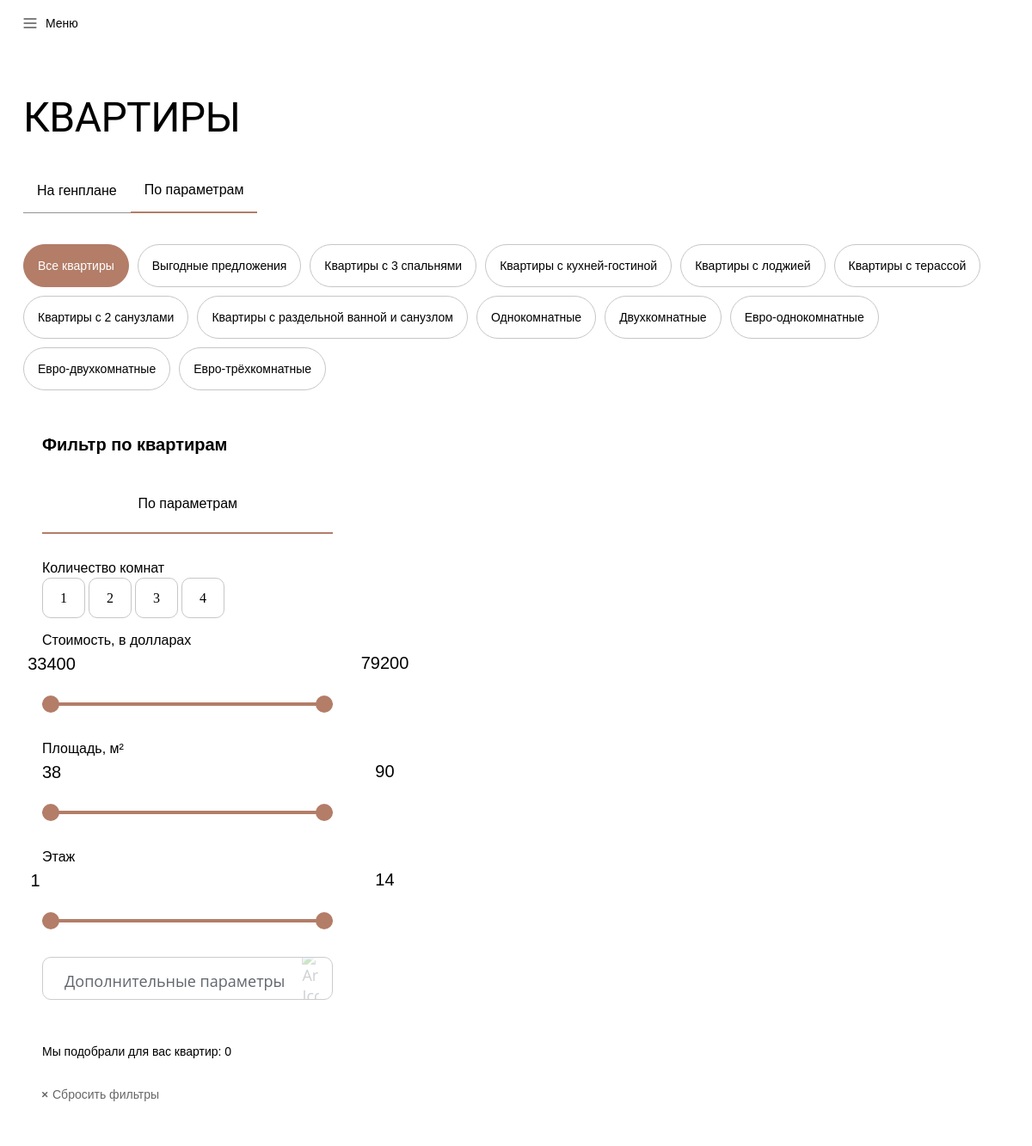
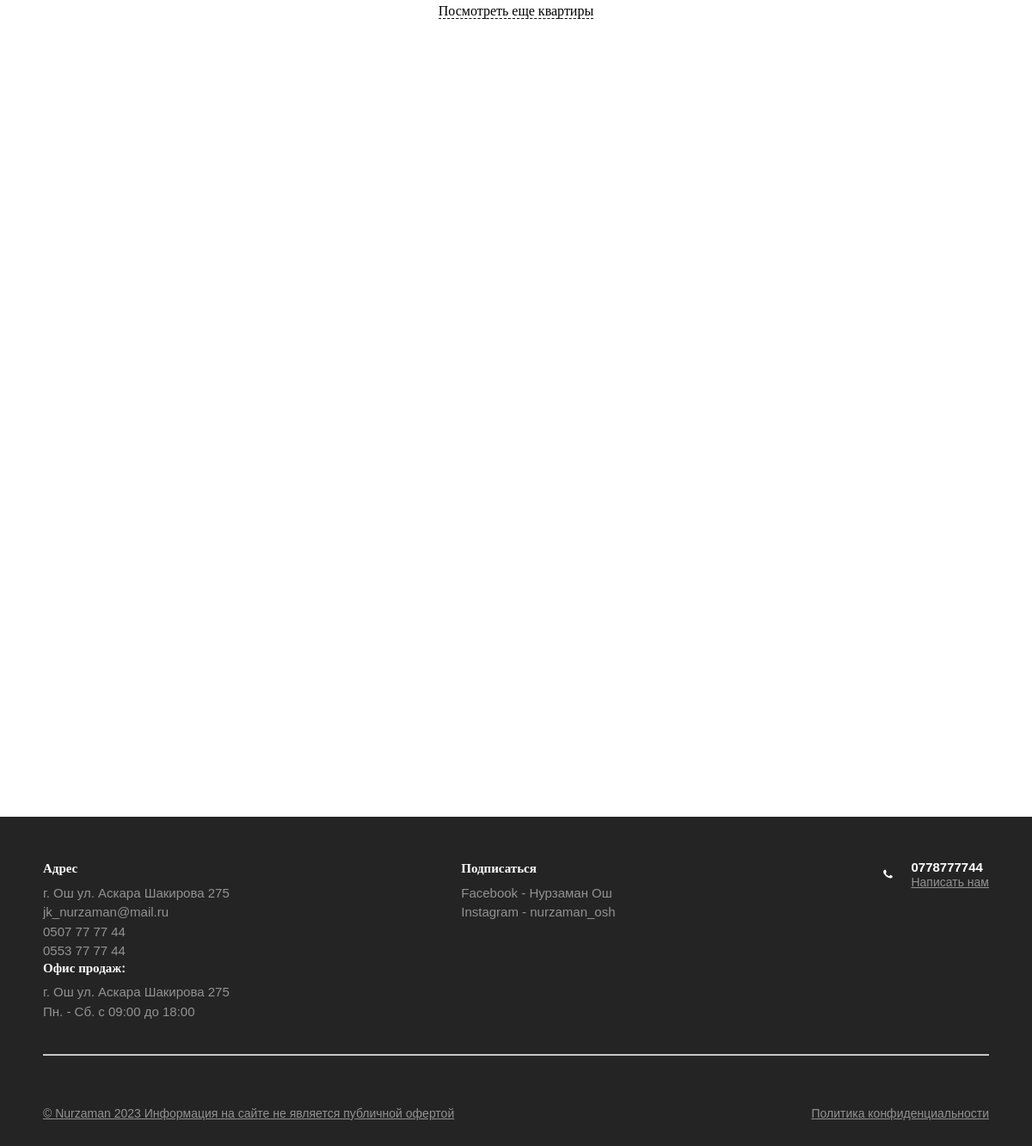
The app's page /catalog/?category=15 with its own data (2 pictures, top to bottom).
### apps/apartment/models.py (models this page shows, shortened)
class Category(models.Model):
    title = models.CharField(
        max_length = 255,
        verbose_name = "Название категории",
        blank= True, null = True
    )
    class Meta:
        verbose_name = "Категория квартир"
        verbose_name_plural = "Категория квартир"

class Rooms(models.Model):
    title = models.CharField(
        max_length=255,
        verbose_name="Сколько Комнат"
    )
    number = models.IntegerField(  # Убираем max_length
        verbose_name="Сколько в виде цифры"
    )
    class Meta:
        verbose_name = "Добавить Комнаты"
        verbose_name_plural = "Добавить Комнаты"

### apps/base/models.py (models this page shows, shortened)
class Settings(models.Model):
    title = models.CharField(
        max_length=255,
        verbose_name="Название сайта"
    )
    descriptions = models.TextField(
        verbose_name="Информационный текст",
        blank=True,null=True
    )
    logo = ResizedImageField(
        force_format="WEBP",
        quality=100,
        upload_to='logo/',
        verbose_name="Логотип Компании",
        blank = True, null = True
    )
    logo_complex = ResizedImageField(
        force_format="WEBP",
        quality=100,
        upload_to='logo/',
        verbose_name="Логотип Комплекса",
        blank = True, null = True
    )
    email = models.EmailField(
        max_length=255,
        verbose_name='Почта'
        )
    location = models.CharField(
        max_length=255,
        verbose_name='Адрес'
    )
    whatsapp = models.URLField(
        verbose_name='Whatspp URL',
        blank=True, null=True
    )
    whatsapp_number = models.CharField(
        max_length = 255,
        verbose_name = "Whatsapp номер"
    )
    instagram = models.URLField(
        verbose_name='Instagram URL',
        blank=True, null=True
    )
    youtube = models.URLField(
        verbose_name='Youtube URL',
        blank=True, null=True
    )
    facebook = models.URLField(
        verbose_name='Facebook URL',
        blank=True, null=True
    )
    class Meta:
            verbose_name = "Основная настройка"
            verbose_name_plural = "Основные настройки"

class SettingsPhone(models.Model):
    settings = models.ForeignKey(Settings, related_name='phone_title', on_delete=models.CASCADE)
    phone = models.CharField(
          max_length = 255,
          verbose_name = "Телефонный номер"
     )
    class Meta:
        unique_together = ('settings', 'phone')
        verbose_name = "Дополнительный телефонный номер"
        verbose_name_plural = "Дополнительный телефонный номер"

class SettingsOffice(models.Model):
    settings = models.ForeignKey(Settings, related_name='office_title', on_delete=models.CASCADE)
    location = models.CharField(
        max_length=255,
        verbose_name='Адрес'
    )
    phone = models.CharField(
          max_length = 255,
          verbose_name = "График работы"
     )
    class Meta:
        unique_together = ('settings', 'phone', 'location')
        verbose_name = "Офис продаж"
        verbose_name_plural = "Офис продаж"

class SettingsSoc(models.Model):
    settings = models.ForeignKey(Settings, related_name='settings_soc', on_delete=models.CASCADE)
    title = models.CharField(
          max_length = 255,
          verbose_name = "Название соц.сети"
     )
    username = models.CharField(
        max_length = 255,
        verbose_name = "username аккаунта"
    )
    url = models.URLField(
        verbose_name = "Ссылка"
    )
    class Meta:
        unique_together = ('settings', 'title')
        verbose_name = "Соц сети"
        verbose_name_plural = "Соц сети"

### apps/apartment/views.py (the view, shortened to what this page needs)
# urls.py: path('catalog/', views.catalog, name="catalog"),
def catalog(request):
    settings = Settings.objects.latest("id")
    apartments = models.Apartment.objects.all()
    cheapest_apartment_price = models.Apartment.objects.order_by('price').first().price
    most_expensive_apartment_price = models.Apartment.objects.order_by('-price').first().price
    smallest_apartment = int(models.Apartment.objects.order_by('razmer').first().razmer)
    largest_apartment = int(models.Apartment.objects.order_by('-razmer').first().razmer)
    categories = models.Category.objects.all()
    category_id = request.GET.get('category')
    if category_id:
        apartments = apartments.filter(category__id=category_id)
    rooms = models.Rooms.objects.all()
    room_id = request.GET.get("room")
    if room_id:
        apartments = apartments.filter(room__number=room_id)
    features = models.Osob.objects.all()
    feature_id = request.GET.get('Ben')  # Получаем ID выбранной особенности из запроса
    if feature_id and feature_id != "0":
        apartments = apartments.filter(apartmentosob__title_id=feature_id)
    search_form = ApartmentSearchForm(request.GET or None)
    apartment_count = apartments.count()
    contactinfo = ContactInfo.objects.latest('id')
    return render(request, 'catalog.html', locals())

### apps/apartment/forms.py
class ApartmentSearchForm(forms.Form):
    min_price = forms.IntegerField(label='Минимальная цена', required=False)
    max_price = forms.IntegerField(label='Максимальная цена', required=False)
    min_size = forms.FloatField(label='Минимальный размер', required=False)
    max_size = forms.FloatField(label='Максимальный размер', required=False)
    floor = forms.ModelChoiceField(queryset=Floor.objects.all(), required=False, label='Этаж')
    category = forms.ModelChoiceField(queryset=Category.objects.all(), required=False, label='Категория')
    rooms = forms.ModelChoiceField(queryset=Rooms.objects.all(), required=False, label='Количество комнат')
    status = forms.ModelChoiceField(queryset=Status.objects.all(), required=False, label='Статус')

### templates/catalog.html (shortened to what this page needs)
{% load static %}
<!DOCTYPE html>
<html lang="en">
  <head>
    <link rel="stylesheet" href="{% static 'assets/styles/style.css' %}" />
    <link rel="stylesheet" href="{% static 'assets/styles/swiperStyle.css' %}" />
  </head>
  <body>
    <header class="header" style="height: fit-content">
      <nav class="nav" style="background-color: white">
        <div class="burger" id="menuButton">
          <svg xmlns="http://www.w3.org/2000/svg" width="16" height="12" viewBox="0 0 16 12" fill="none">
            <path d="M1 1H15" stroke="black" stroke-linecap="round" />
            <path d="M1 6H15" stroke="black" stroke-linecap="round" />
            <path d="M1 11H15" stroke="black" stroke-linecap="round" />
          </svg>
          <p style="color: black">Меню</p>
        </div>
      </nav>
      <br />
    </header>
    <br />  <br />
    <br />
    <br />
    <main class="main" style="padding: 0 27px">
      <br />
      <h1>КВАРТИРЫ</h1>
      <div class="sliderLink" style="margin-top: 30px;">
        <a href="{% url 'genplaning' %}">
          <div class="navSlideLink" style="padding: 1rem">На генплане</div>
        </a>
        <div class="navSlideLink activee" style="padding: 1rem">По параметрам</div>
      </div>
      <br /><br />
      <div class="filterList">
        <a href="{% url 'catalog' %}" class="filterItem">Все квартиры</a>
        {% for category in categories %}
        <a href="{% url 'catalog' %}?category={{ category.id }}" class="filterItem" data-id="{{category.id}}">{{ category.title }}</a>
        {% endfor %}
      </div>
    </main>
    <div class="filterZone" style="padding: 0 27px">
      <div class="scrollBar" >
        <div class="leftFilteredZone">
          <h1>Фильтр по квартирам</h1>
          <div class="sliderLink">
            <div class="navSlideLink activee" style="width: 100%">По параметрам</div>
          </div>
          <div>
            <h2>Количество комнат</h2>
            {% for room in rooms %}
              <a style='color:black' href="?room={{ room.number}}" data-room-id="{{ room.number }}" class="roomButton">{{ room.number }}</a>
            {% endfor %}
          </div>
<div>
  <h2>Стоимость, в долларах</h2>
  <br /><br />
  <div class="range-slider">
    <input type="range" id="min_price" name="min_price" min="{{cheapest_apartment_price}}" max="{{most_expensive_apartment_price}}" value="{{cheapest_apartment_price}}" class="range-slider__input" />
    <input type="range" id="max_price" name="max_price" min="{{cheapest_apartment_price}}" max="{{most_expensive_apartment_price}}" value="{{most_expensive_apartment_price}}" class="range-slider__input" />
  </div>
</div>
<div>
  <h2>Площадь, м²</h2>
  <br /><br />
  <div class="range-slider">
    <input type="range" id="min_size" name="min_size" min="38" max="90" value="38" class="range-slider__input" />
    <input type="range" id="max_size" name="max_size" min="38" max="90" value="90" class="range-slider__input" />
  </div>
</div>
          <div class = "bugovan">
            <h2>Этаж</h2>
            <br /><br />
            <div class="range-slider">
              <input type="range" id="min_floor" name="min_floor" min="1" max="14" value="1" class="range-slider__input" />
              <input type="range" id="max_floor" name="max_floor" min="1" max="14" value="14" class="range-slider__input" />
            </div>
          </div>
            <div class="select-box">
              <div class="select-box__current" tabindex="1">
                <div class="select-box__value">
                  <p class="select-box__input-text">Дополнительные параметры</p>
                </div>
                <img
                  class="select-box__icon"
                  src="http://cdn.onlinewebfonts.com/svg/img_295694.svg"
                  alt="Arrow Icon"
                  aria-hidden="true"
                />
              </div>
            </div>
          <div class="ahahha">Мы подобрали для вас квартир: {{apartment_count}}</div>
          <div class="sbrosit">
              <a style="color:black" href="{% url 'catalog' %}" >Сбросить фильтры </a>
          </div>
        </div>
      </div>
      <div class="flatList">
      </div>
    </div>
    <div class="moreFlatCard">
      <a id="loadMore" style="color: black; border-bottom: 1px dashed black">Посмотреть еще квартиры</a>
    </div>
    <br /><br />
    <div class="h100"></div>
    {% include 'include/contact_form.html'%}
    <br /><br /><br /><br />
    <div class="h100"></div>
    {% include "include/footer.html" %}
  </body>
  </body>
</html>

### templates/include/footer.html (shortened to what this page needs)
{% load static %}
<footer class="footer none1024">
  <div class="footerCenter">
    <div>
      <h1>Адрес</h1>
      <p>{{settings.location}}</p>
      <p>{{settings.email}}</p>
      {% for settings in settings.phone_title.all%}
      <p>{{settings.phone}}</p>
      {% endfor %}
    </div>
    <div>
      <h1>Офис продаж:</h1>
      {% for settings in settings.office_title.all%}
      <p>{{settings.location}}</p>
      <p>{{settings.phone}}</p>
      {% endfor %}
    </div>
  </div>
  <div class="footerCenter">
    <div>
      <h1>Подписаться</h1>
      {% for settings in settings.settings_soc.all %}
      <a target="_blank"  href="{{settings.url}}">
        <p>{{settings.title}} - {{settings.username}}</p>
      </a>
      {% endfor %}
    </div>
  </div>
  <div class="footerRight">
    <a target="_blank"  href="{{settings.whatsapp}}">
      <div class="writeUs">
        <p>
          {{settings.whatsapp_number}}
          <br />
          <u> Написать нам</u>
        </p>
      </div>
    </a>
    <div class="sosial">
    </div>
  </div>
</footer>
<footer class="footer" style="flex-direction: column">
  <div class="line mobileNoneDiv"></div>
  <div class="underFoot">
    <div class="writeUs">
      <p>
        <u>© Nurzaman 2023 Информация на сайте не является публичной офертой</u>
      </p>
    </div>
    <div class="writeUs">
      <p><u>Политика конфиденциальности</u></p>
    </div>
  </div>
</footer>

### records on screen
Category: title "Выгодные предложения"
Category: title "Квартиры с 3 спальнями"
Category: title "Квартиры с кухней-гостиной"
Category: title "Квартиры с лоджией"
Category: title "Квартиры с терассой"
Category: title "Квартиры с 2 санузлами"
Category: title "Квартиры с раздельной ванной и санузлом"
Category: title "Однокомнатные"
Category: title "Двухкомнатные"
Category: title "Евро-однокомнатные"
Category: title "Евро-двухкомнатные"
Category: title "Евро-трёхкомнатные"
Rooms: number "1"
Rooms: number "2"
Rooms: number "3"
Rooms: number "4"
Settings: location "г. Ош ул. Аскара Шакирова 275", email "jk_nurzaman@mail.ru", whatsapp_number "0778777744"
SettingsPhone: phone "0507 77 77 44"
SettingsPhone: phone "0553 77 77 44"
SettingsOffice: location "г. Ош ул. Аскара Шакирова 275", phone "Пн. - Сб. c 09:00 до 18:00"
SettingsSoc: title "Facebook", username "Нурзаман Ош"
SettingsSoc: title "Instagram", username "nurzaman_osh"

### other values on screen
{{ apartment_count }} "0"
